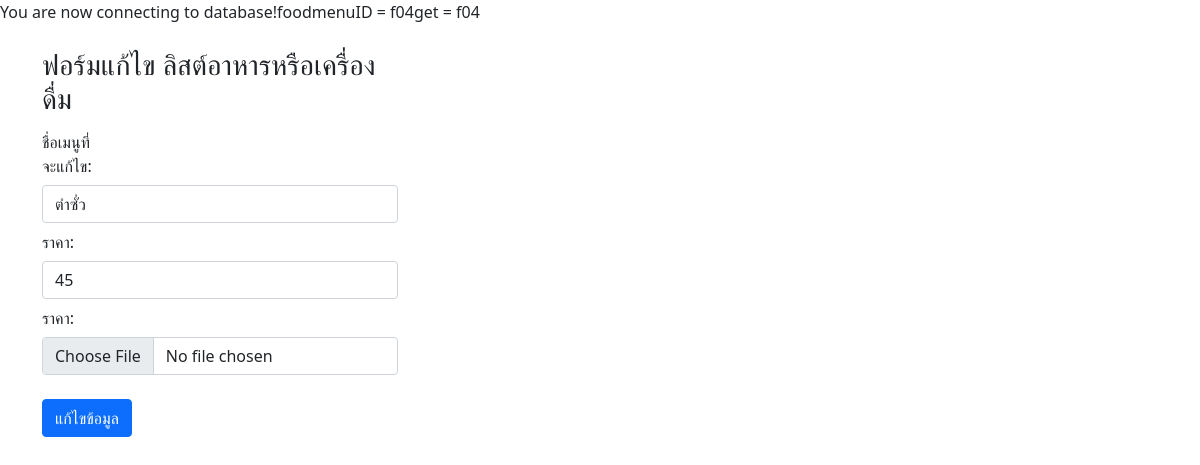
Before: /file/updatelistfrom.php?foodmenuID=f04 with the older database file.
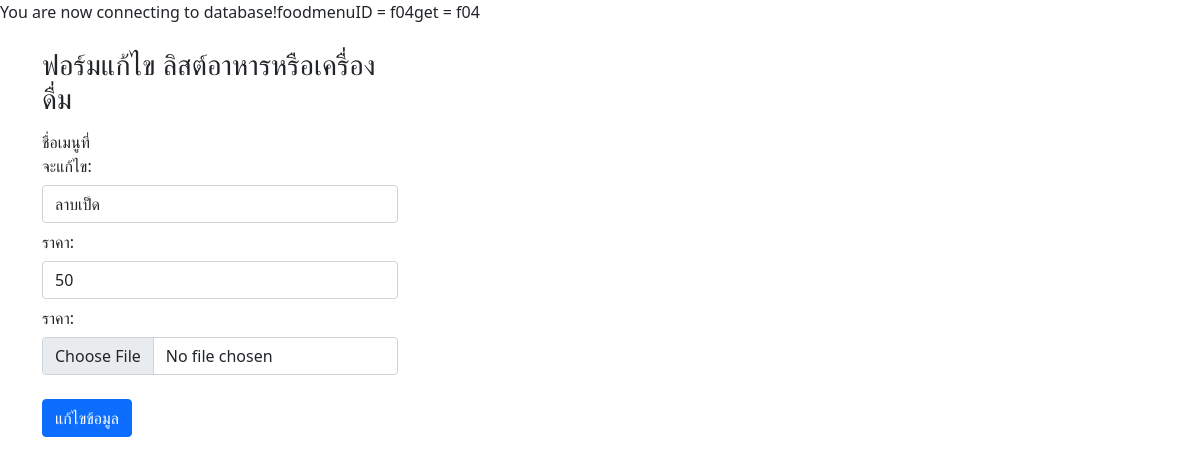
After: the same page with the newer database file.
### tables this page shows
CREATE TABLE `food_menu` (
  `foodmenuID` char(6) NOT NULL,
  `foodmenuName` varchar(16) NOT NULL,
  `price` float NOT NULL,
  `foodtypeID` char(6) NOT NULL
);

### file/updatelistfrom.php (the view, shortened to what this page needs)
<!DOCTYPE html>
<html lang="en">
<head>
  <link href="https://cdn.jsdelivr.net/npm/bootstrap@5.1.1/dist/css/bootstrap.min.css" rel="stylesheet"
>
</head>
<body>
  <?php
  require '../connect.php';
  echo "foodmenuID = " . $_GET['foodmenuID'];
  if (isset($_GET['foodmenuID'])) {
    $sql_select_menu = 'SELECT * FROM food_menu WHERE foodmenuID=?';
    $stmt = $conn->prepare($sql_select_menu);
    $stmt->execute([$_GET['foodmenuID']]);
    echo "get = " . $_GET['foodmenuID'];
    $result = $stmt->fetch(PDO::FETCH_ASSOC);
  }
  ?>
  <div class="container">
    <div class="row">
      <div class="col-md-4"> <br>
        <h3>ฟอร์มแก้ไข ลิสต์อาหารหรือเครื่องดื่ม</h3>
        <form action="update.php" method="POST">
          <label for="name" class="col-sm-2 col-form-label"> ชื่อเมนูที่จะแก้ไข: </label>
          <input type="text" name="foodmenuName" class="form-control" required value="<?= $result['foodmenuName'] ?>">
          <label for="name" class="col-sm-2 col-form-label"> ราคา: </label>
          <input type="number" name="price" class="form-control" required value="<?= $result['price'] ?>">
          <label for="name" class="col-sm-2 col-form-label"> ราคา: </label>
          <input type="file" name="Image" class="form-control" required value="">
          <br> <button type="submit" class="btn btn-primary">แก้ไขข้อมูล</button>
        </form>
      </div>
    </div>
  </div>
</body>

### connect.php (shortened to what this page needs)
<?php
try
{
 echo 'You are now connecting to database!';
} catch (PDOException $e) {
    echo "Sorry! You cannot connect to database";
}
?>

Changed rows visible on the page:
changed food_menu: foodmenuName "ตำซั่ว" → "ลาบเป็ด"; price "45" → "50"
